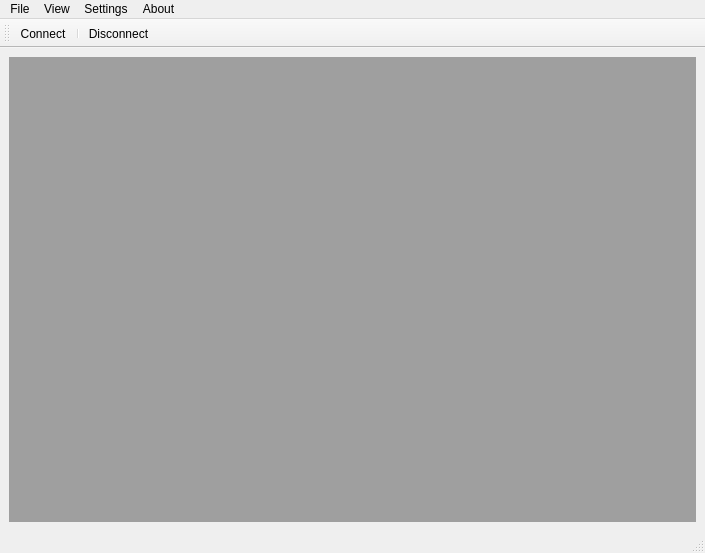
<?xml version="1.0" encoding="UTF-8"?>
<ui version="4.0">
 <class>MainWindow</class>
 <widget class="QMainWindow" name="MainWindow">
  <property name="geometry">
   <rect>
    <x>0</x>
    <y>0</y>
    <width>705</width>
    <height>553</height>
   </rect>
  </property>
  <property name="windowTitle">
   <string>RovControl v 0.1a</string>
  </property>
  <widget class="QWidget" name="centralwidget">
   <layout class="QGridLayout" name="gridLayout">
    <item row="0" column="0">
     <widget class="QMdiArea" name="mdiArea"/>
    </item>
   </layout>
  </widget>
  <widget class="QMenuBar" name="menubar">
   <property name="geometry">
    <rect>
     <x>0</x>
     <y>0</y>
     <width>705</width>
     <height>22</height>
    </rect>
   </property>
   <widget class="QMenu" name="menuFile">
    <property name="title">
     <string>File</string>
    </property>
    <addaction name="actionConnect"/>
    <addaction name="actionDisconnect"/>
    <addaction name="separator"/>
    <addaction name="actionExit"/>
   </widget>
   <widget class="QMenu" name="menuAbout">
    <property name="title">
     <string>About</string>
    </property>
    <addaction name="actionAboutUs"/>
    <addaction name="actionAboutVehicle"/>
   </widget>
   <widget class="QMenu" name="menuView">
    <property name="title">
     <string>View</string>
    </property>
    <addaction name="actionCamera1"/>
    <addaction name="actionCamera2"/>
    <addaction name="actionCamera3"/>
    <addaction name="separator"/>
    <addaction name="actionPOD1"/>
    <addaction name="actionPOD2"/>
    <addaction name="separator"/>
    <addaction name="actionManipulator"/>
    <addaction name="actionThursters"/>
    <addaction name="actionVehicleData"/>
    <addaction name="separator"/>
    <addaction name="actionStatus"/>
   </widget>
   <widget class="QMenu" name="menuSettings">
    <property name="title">
     <string>Settings</string>
    </property>
    <addaction name="actionController"/>
    <addaction name="separator"/>
   </widget>
   <addaction name="menuFile"/>
   <addaction name="menuView"/>
   <addaction name="menuSettings"/>
   <addaction name="menuAbout"/>
  </widget>
  <widget class="QStatusBar" name="statusbar"/>
  <widget class="QToolBar" name="toolBar">
   <property name="windowTitle">
    <string>toolBar</string>
   </property>
   <attribute name="toolBarArea">
    <enum>TopToolBarArea</enum>
   </attribute>
   <attribute name="toolBarBreak">
    <bool>false</bool>
   </attribute>
   <addaction name="actionConnect"/>
   <addaction name="separator"/>
   <addaction name="actionDisconnect"/>
  </widget>
  <action name="actionExit">
   <property name="text">
    <string>Exit</string>
   </property>
   <property name="toolTip">
    <string>Exit the application</string>
   </property>
   <property name="shortcut">
    <string>Ctrl+Q</string>
   </property>
  </action>
  <action name="actionCamera1">
   <property name="text">
    <string>Camera 1</string>
   </property>
  </action>
  <action name="actionCamera2">
   <property name="text">
    <string>Camera 2</string>
   </property>
  </action>
  <action name="actionOptions">
   <property name="text">
    <string>Options</string>
   </property>
  </action>
  <action name="actionStatus">
   <property name="text">
    <string>Status</string>
   </property>
  </action>
  <action name="actionPOD1">
   <property name="text">
    <string>POD 1</string>
   </property>
  </action>
  <action name="actionPOD2">
   <property name="text">
    <string>POD 2</string>
   </property>
  </action>
  <action name="actionController">
   <property name="text">
    <string>Controller</string>
   </property>
  </action>
  <action name="actionCamera3">
   <property name="text">
    <string>Camera 3</string>
   </property>
  </action>
  <action name="actionManipulator">
   <property name="text">
    <string>Manipulator</string>
   </property>
  </action>
  <action name="actionThursters">
   <property name="text">
    <string>Thursters</string>
   </property>
  </action>
  <action name="actionVehicleData">
   <property name="text">
    <string>Vehicle data</string>
   </property>
  </action>
  <action name="actionAboutUs">
   <property name="text">
    <string>UiS Subsea</string>
   </property>
  </action>
  <action name="actionAboutVehicle">
   <property name="text">
    <string>Njord v.2.8.1 beta</string>
   </property>
  </action>
  <action name="actionOption">
   <property name="text">
    <string>Options</string>
   </property>
  </action>
  <action name="actionConnect">
   <property name="text">
    <string>Connect</string>
   </property>
  </action>
  <action name="actionDisconnect">
   <property name="text">
    <string>Disconnect</string>
   </property>
  </action>
 </widget>
 <resources/>
 <connections/>
</ui>
